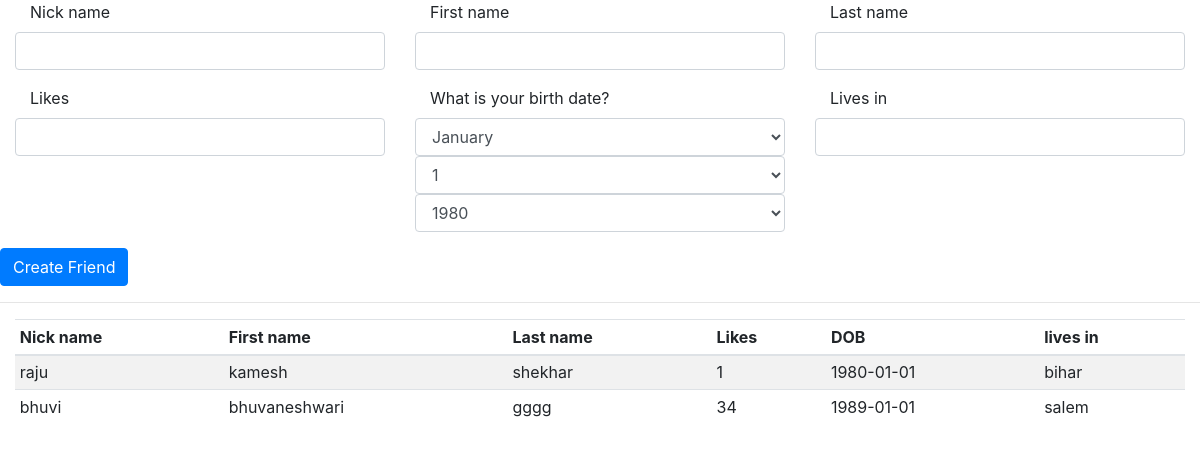
The page / on the database its author committed.
### my_app/models.py (models this page shows, shortened)
class Friend(models.Model):
    nick_name = models.CharField(max_length=100, unique =  True)
    first_name = models.CharField(max_length=100)
    last_name = models.CharField(max_length=100)
    likes = models.CharField(max_length = 250)
    dob = models.DateField(auto_now=False, auto_now_add=False)
    lives_in = models.CharField(max_length=150, null = True, blank = True)

### my_app/views.py (the view)
# urls.py: path('', indexView),
def indexView(request):
    form = FriendForm()
    friends = Friend.objects.all()
    return render(request, "index.html", {"form": form, "friends": friends})

### my_app/forms.py
class FriendForm(forms.ModelForm):
    dob = forms.DateField(
        label='What is your birth date?',
        widget=forms.SelectDateWidget(years=range(1980, datetime.date.today().year - 5))
    )
    def __init__(self, *args, **kwargs):
        super(FriendForm, self).__init__(*args, **kwargs)
        for name in self.fields.keys():
            self.fields[name].widget.attrs.update({
                'class': 'form-control',
            })
    class Meta:
        model = Friend
        fields = ("__all__")

### my_app/templates/index.html (shortened to what this page needs)
{% extends "base.html" %}
{% block content %}
<div class="container-fluid">
    <form id="friend-form">
        <div class="row">
            {% for field in form %}
            <div class="form-group col-4">
                <label class="col-12">{{ field.label }}</label>
                {{ field }}
            </div>
            {% endfor %}
            <input type="submit" class="btn btn-primary" value="Create Friend" />
        </div>
</div>
<hr />
<div class="container-fluid">
    <table class="table table-striped table-sm" id="my_friends">
        <thead>
            <tr>
                <th>Nick name</th>
                <th>First name</th>
                <th>Last name</th>
                <th>Likes</th>
                <th>DOB</th>
                <th>lives in</th>
            </tr>
        </thead>
        <tbody>
        {% for friend in friends %}
        <tr>
            <td>{{friend.nick_name}}</td>
            <td>{{friend.first_name}}</td>
            <td>{{friend.last_name}}</td>
            <td>{{friend.likes}}</td>
            <td>{{friend.dob | date:"Y-m-d"}}</td>
            <td>{{friend.lives_in}}</td>
        </tr>
        {% endfor %}
        </tbody>
    </table>
</div>
{% endblock content %}

### my_app/templates/base.html (shortened to what this page needs)
<!DOCTYPE html>
<html lang="en">
<head>
    <link rel="stylesheet" href="https://maxcdn.bootstrapcdn.com/bootstrap/4.0.0/css/bootstrap.min.css">
</head>
<body>
    {% block content %}
    {% endblock content %}
</body>
</html>

### rows shown on the page
Friend: nick_name "raju", first_name "kamesh", last_name "shekhar", likes "1", dob "1980-01-01", lives_in "bihar"
Friend: nick_name "bhuvi", first_name "bhuvaneshwari", last_name "gggg", likes "34", dob "1989-01-01", lives_in "salem"

### other values the page prints
{{ field.label }} "Nick name" "First name" "Last name" "Likes" "What is your birth date?" "Lives in"
